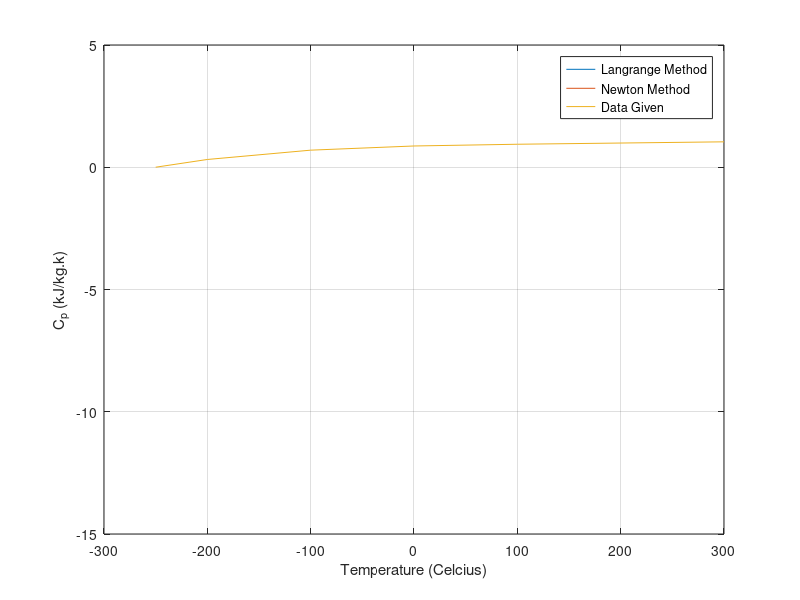

Write the MATLAB code that produced this figure.
clc;
clear all;

% Polynomial Function
x= -250:0.0001:300;

% Langrange Method

f = -4.516017316e-14.*(x+200).*(x+100).*(x).*(x-100).*(x-300)+ ...
    2.12e-12.*(x+250).*(x+100).*(x).*(x-100).*(x-300)- ...
    5.825e-12.*(x+250).*(x+200).*(x).*(x-100).*(x-300)+ ...
    5.8e-12.*(x+250).*(x+200).*(x+100).*(x-100).*(x-300)- ...
    2.24047619e-12.*(x+250).*(x+200).*(x+100).*(x).*(x-300)+ ...
    1.575757576e-13.*(x+250).*(x+200).*(x+100).*(x-100).*(x-100);
    
% Newton Method
g = 0.0163 + (x+250).*0.006034 + (x+250).*(x+200).*-2.224e-5+...
    (x+250).*(x+200).*(x+100).*1.24e-8 + (x+250).*(x+200).*(x+100)...
    .*(x).*9.76e-10 + (x+250).*(x+200).*(x+100).*(x).*(x-100)...
    .*(-6.514375e-12);
% Plot
plot(x,f), xlabel("Temperature (Celcius)"), ylabel("C_p (kJ/kg.k)")
hold on;
grid on;
plot(x,g);

%Plot Data
x1 = [-250, -200, -100, 0, 100, 300];
y1 = [0.00163, 0.318, 0.699, 0.87, 0.941, 1.04];
plot(x1,y1);
hold off;

legend("Langrange Method", "Newton Method", "Data Given");